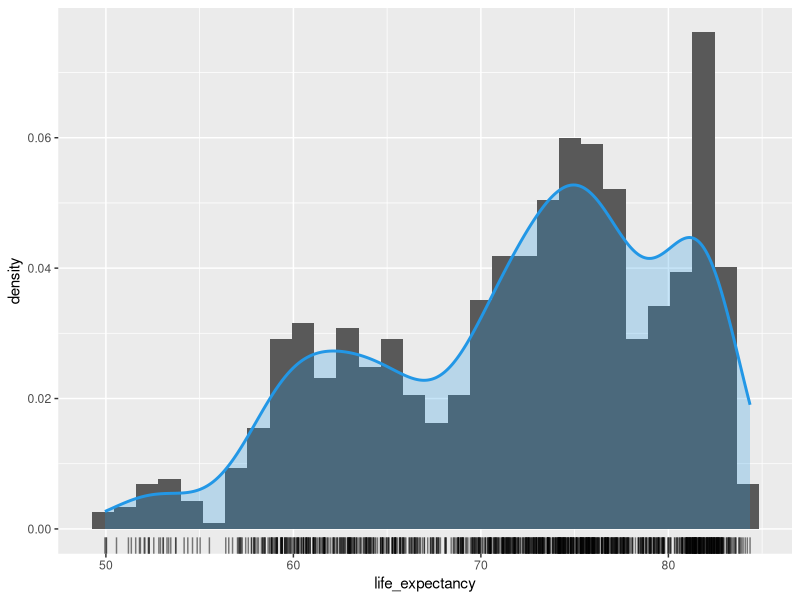
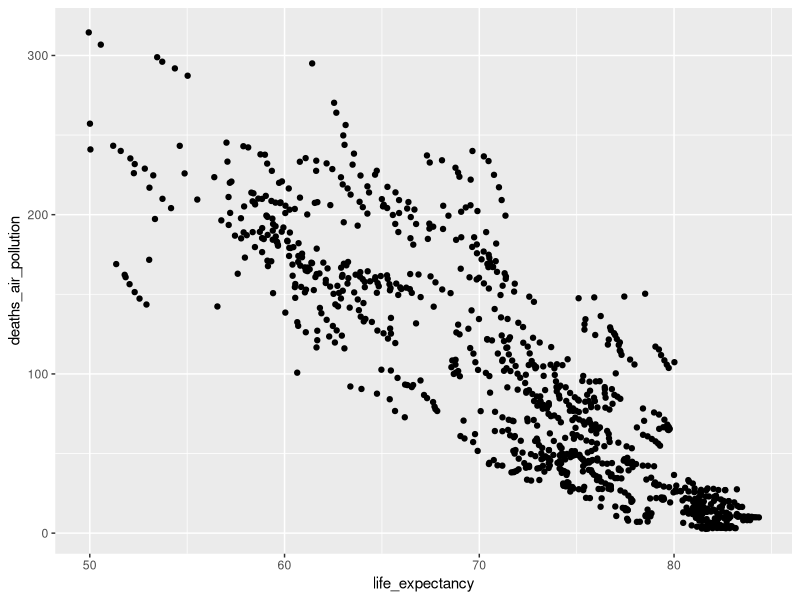
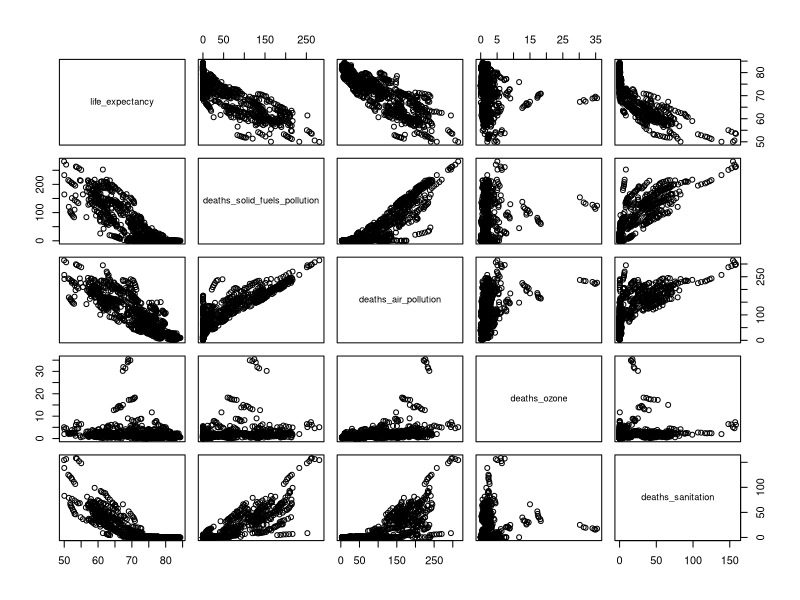
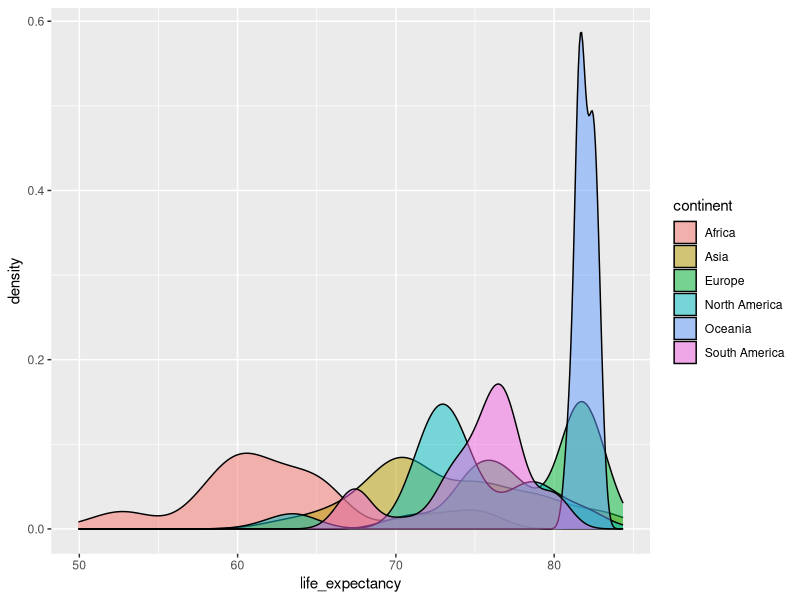
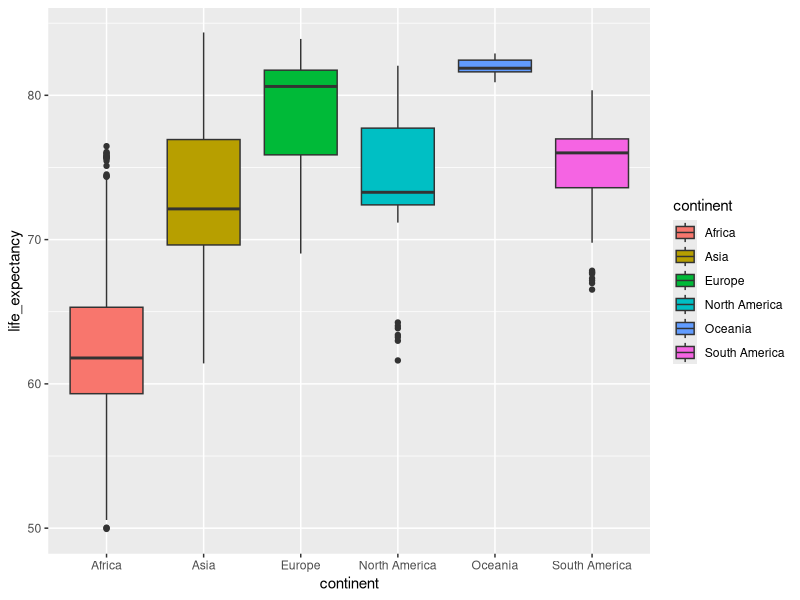
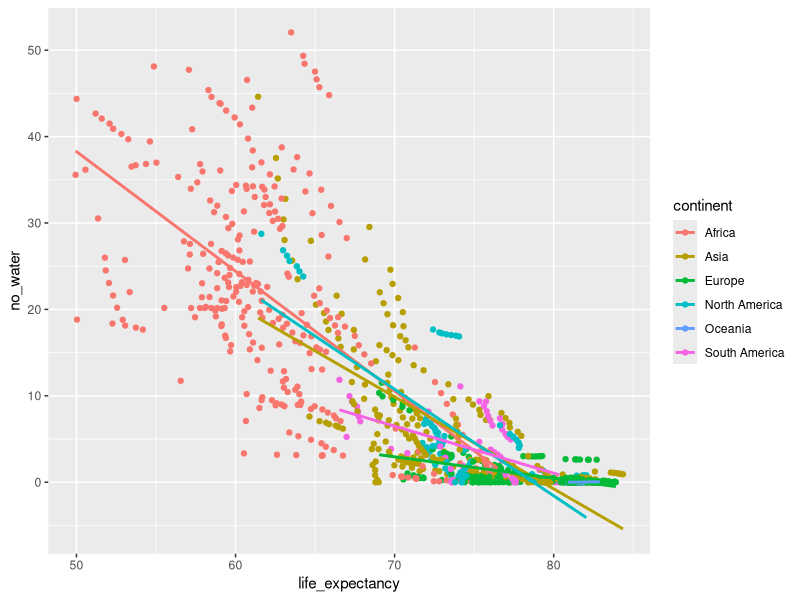
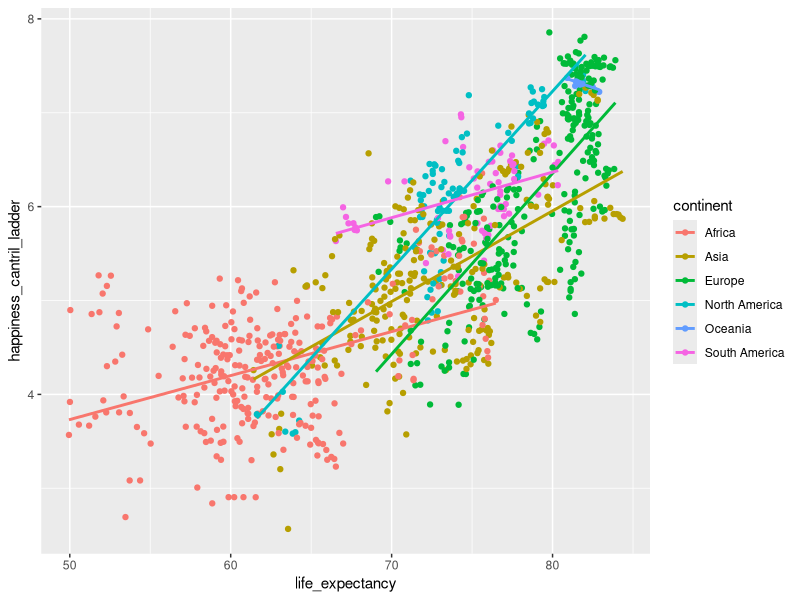
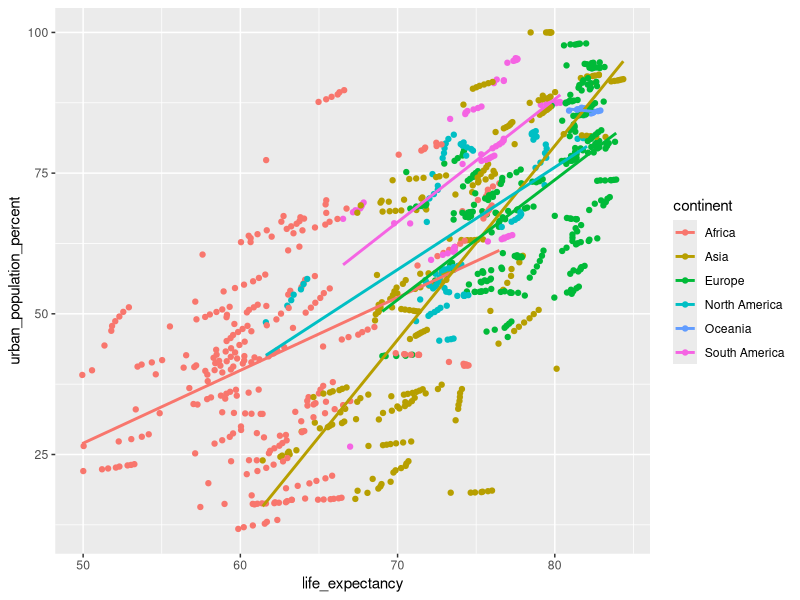

The R source for these figures, in order:
## ---- chunk 1
library(tidyverse)
library(ggplot2)
## ---- chunk 2
# Limpa area de trabalho
rm(list = ls())

# Carrega os dados em uma tabela
owid <- read_delim("data/owid.csv", delim = ",", col_names = TRUE)
## ---- chunk 3
str(owid)
## ---- chunk 4
summary(owid)

# print("Posição dos dados faltantes:")
which(is.na(owid))

## ---- chunk 5
ggplot(owid, aes(x = life_expectancy)) +
    geom_histogram(aes(y = after_stat(density))) +
      geom_density(
        lwd = 1, colour = 4,
        fill = 4, alpha = 0.25
    ) +
      geom_rug(alpha = 0.5)
## ---- chunk 6
ggplot(owid, aes(x = life_expectancy, y = deaths_air_pollution)) +
    geom_point()
## ---- chunk 7
plot(owid[, c("life_expectancy", "deaths_solid_fuels_pollution", "deaths_air_pollution", "deaths_ozone", "deaths_sanitation")])

## ---- chunk 8
ggplot(owid, aes(x = life_expectancy, fill = continent)) +
    geom_density(alpha = 0.5, position = "identity")
## ---- chunk 9
ggplot(owid, aes(x = continent, y = life_expectancy, fill = continent)) +
    geom_boxplot()
## ---- chunk 10
# Correlação entre expectativa de vida e acesso à água
ggplot(owid, aes(x = life_expectancy, y = no_water, color = continent)) +
    geom_point() +
    geom_smooth(method = "lm", se = FALSE)

# Correlação entre expectativa de vida e felicidade
ggplot(owid, aes(x = life_expectancy, y = happiness_cantril_ladder, color = continent)) +
    geom_point() +
    geom_smooth(method = "lm", se = FALSE)

# Correlação entre expectativa de vida e população urbana
ggplot(owid, aes(x = life_expectancy, y = urban_population_percent, color = continent)) +
    geom_point() +
    geom_smooth(method = "lm", se = FALSE)
## ---- chunk 11
  life_expectancy <- owid$life_expectancy
  birth_rate <- owid$birth_rate
  child_mortality <- owid$child_mortality
  no_water <- owid$no_water
  electricity_demand <- owid$electricity_demand
  deaths_ozone <- owid$deaths_ozone

  cor (life_expectancy, birth_rate)
  cor (life_expectancy, child_mortality)
  cor (life_expectancy, no_water)
  cor (life_expectancy, electricity_demand)
  cor (life_expectancy, deaths_ozone)
## ---- chunk 12
ggplot(owid) +
  geom_point(aes(x= life_expectancy, y = birth_rate), na.rm = TRUE)
## ---- chunk 13
ggplot(owid) +
  geom_point(aes(x= life_expectancy, y = child_mortality), na.rm = TRUE)
## ---- chunk 14
ggplot(owid) +
  geom_point(aes(x= life_expectancy, y = no_water), na.rm = TRUE)
## ---- chunk 15
ggplot(owid) +
  geom_point(aes(x= life_expectancy, y = electricity_demand), na.rm = TRUE)
## ---- chunk 16
ggplot(owid) +
  geom_point(aes(x= life_expectancy, y = deaths_ozone), na.rm = TRUE)
